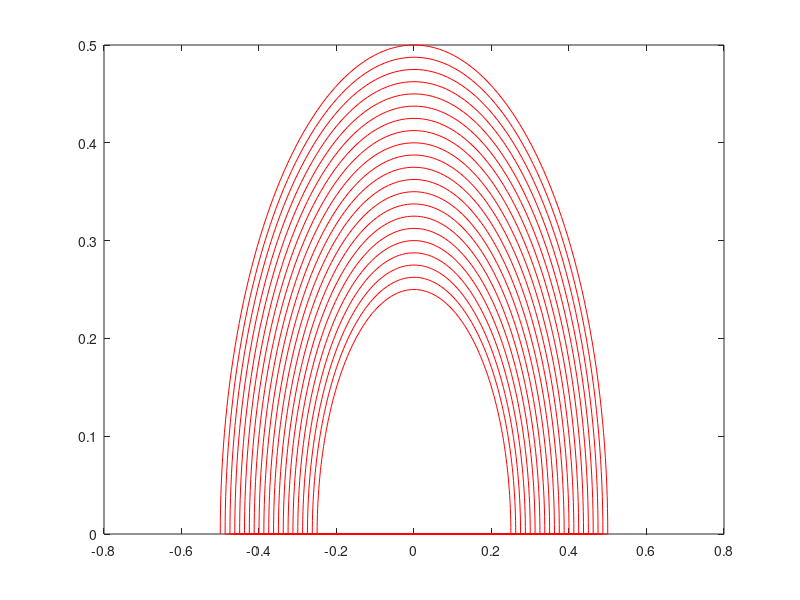

This figure's MATLAB source:
% Mesh generator for ring
% Written By Robert Masti
% Output the coordinates for the c++ code
clc, clear, close all


nx = 120;
ny = 20;

% r and theta coordinates

theta = linspace(0,pi, nx+1);
rl = linspace(0.25, 0.5, ny+1);


[r,t] = meshgrid(rl, theta);

x=r.*cos(t);
y=r.*sin(t);

xlower = 0.25*cos(theta);
ylower = 0.25*sin(theta);

figure
plot(x,y,'*r');

xlin=reshape(x,[],1);
ylin=reshape(y,[],1);

plot(xlin,ylin,'r');

fileID=fopen('debugMatlab.msh','w');

fprintf(fileID, '%i\n',(nx+1)*(ny+1));
fprintf(fileID, '%i\n',nx+1);
fprintf(fileID, '%i\n',ny+1);

outvec = vertcat(xlin,ylin);
fprintf(fileID, '%d\n', outvec);
length(outvec)
